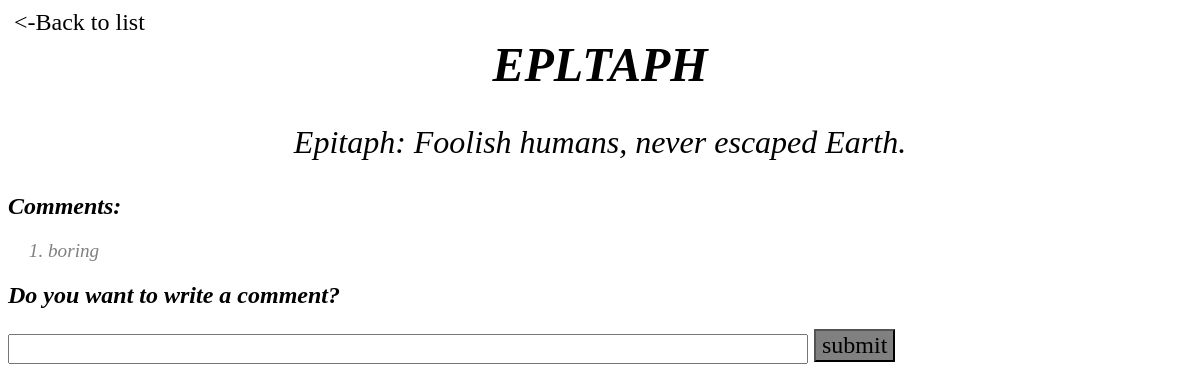
Page /storys/6/ on the committed database.
### storys/models.py (models this page shows, shortened)
class Story(models.Model):
    title=models.CharField(max_length=50)
    content=models.CharField(max_length=5000)

class Comment(models.Model):
	story=models.ForeignKey(Story)
	Comment_text=models.CharField(max_length=2000)

### storys/templates/storys/detail.html (shortened to what this page needs)
{% load staticfiles %}
<link style="text/css" rel="stylesheet" href="{% static 'storys/stylesheet.css'%}"/>
<head>
</head>
{% if story %}
<body>
	<form action="{% url 'back' story.id %}" methond="post">
		<input id="back" type="submit" value="<-Back to list"/>
	</form>
	<h1 style="font-size:3em">
		<em>{% block title %}{{story.title|upper}}{% endblock %}<em>
	</h1>
	<p style="font-size:2em; text-align:center">{{story.content}}</p>
	<h2>Comments:</h2>
		{% if story.comment_set.all%}
			<ol>
				{% for c in story.comment_set.all %}
					<li style="font-size:1.2em; color:gray">{{c.Comment_text}}</li>
				{% endfor %}
			</ol>
		{% else %}
			<p style="color: blue; font-size:20px"><em> ~~T^T~~ No Comment Yet.</em></p>
		{% endif %}
	<h2>Do you want to write a comment?</h2>
		<form class="form" action="{% url 'comm' story.id %}" method="post">
			<input class="textfield" type="text" name="comment"/>
			<input class="button" type="submit" value="submit"/>
			{% endif %}
		</form>
</body>

### storys/static/storys/stylesheet.css (style rules this page uses)
h1 { margin: auto; text-align: center; font-family:cursive; font-size:3em; }
form { margin: auto; }
.form { font-size:1.5em; font-family:Tw Cen MT; }
.button { margin:auto; background-color:gray; font-family:Tw Cen MT; font-size:1em; }
.textfield { font-family:Tw Cen MT; height:30px; width:800px; }
#back { font-family:Tw Cen MT; font-size:1.5em; border:none; background-color:white; }

### rows in the picture
Story: title "EPLTAPH", content "Epitaph: Foolish humans, never escaped Earth."
Comment: Comment_text "boring"
